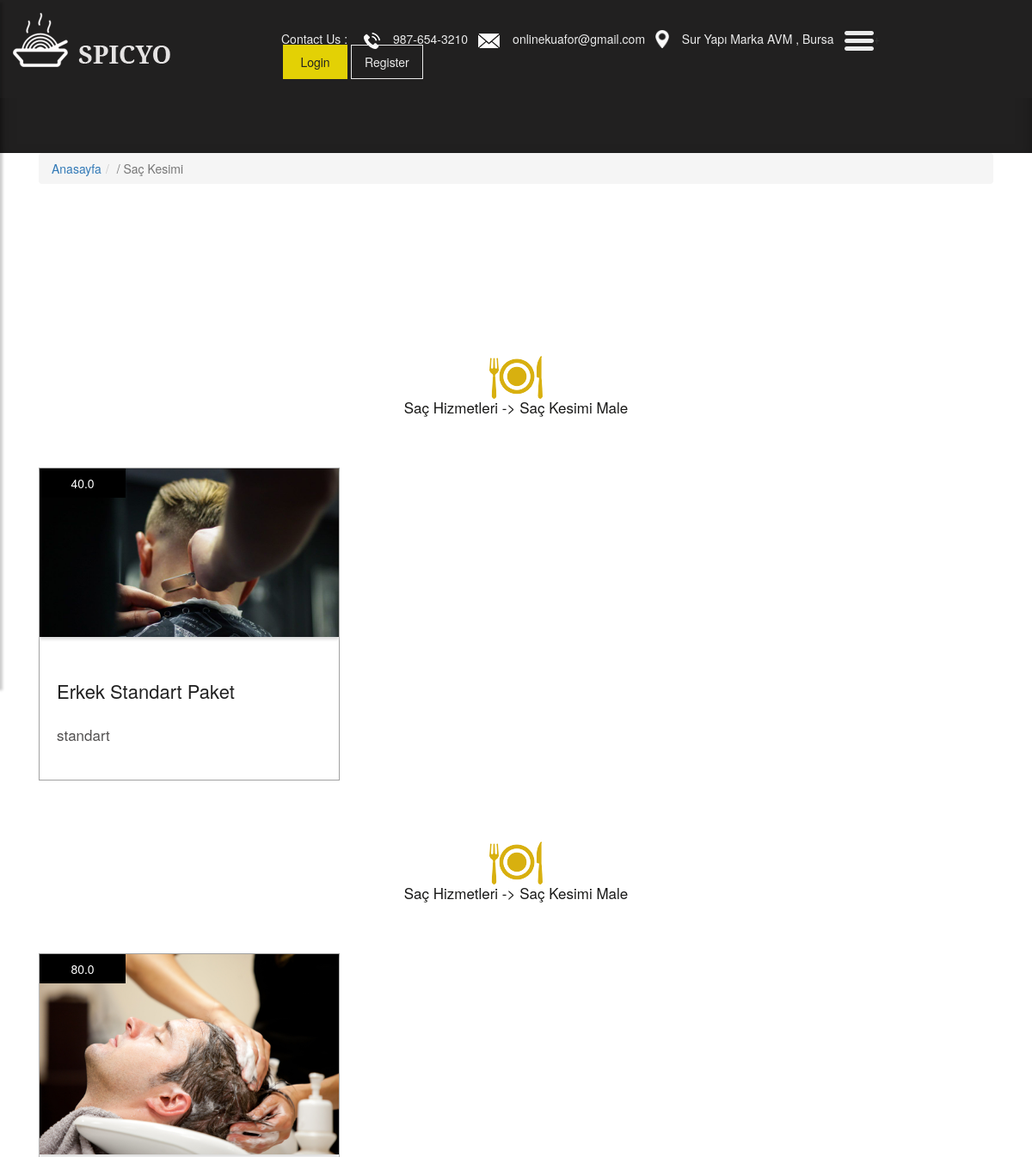
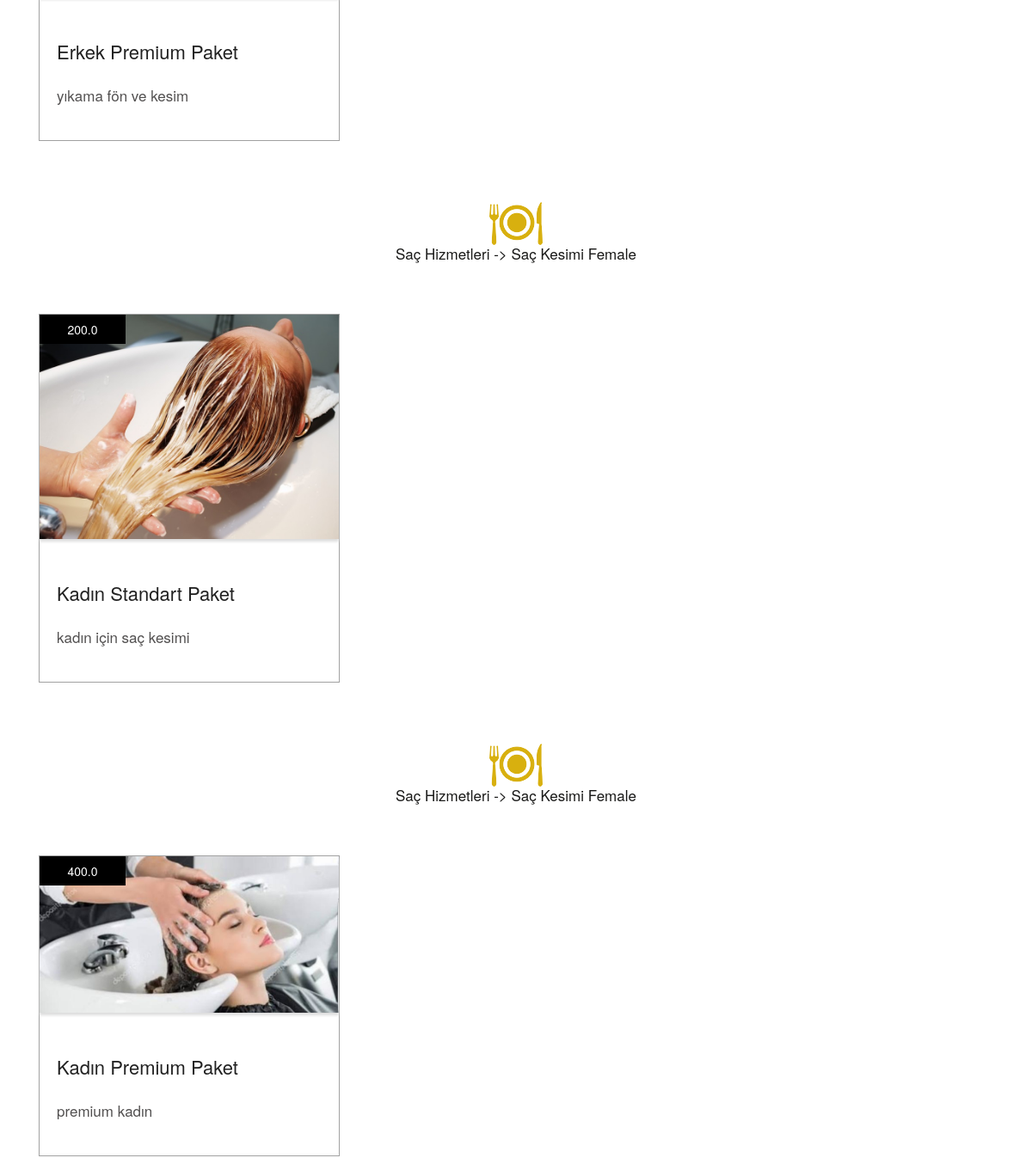
The app's page /category/13/sac-kesimi/ (upper part), older data (2 pictures, top to bottom).
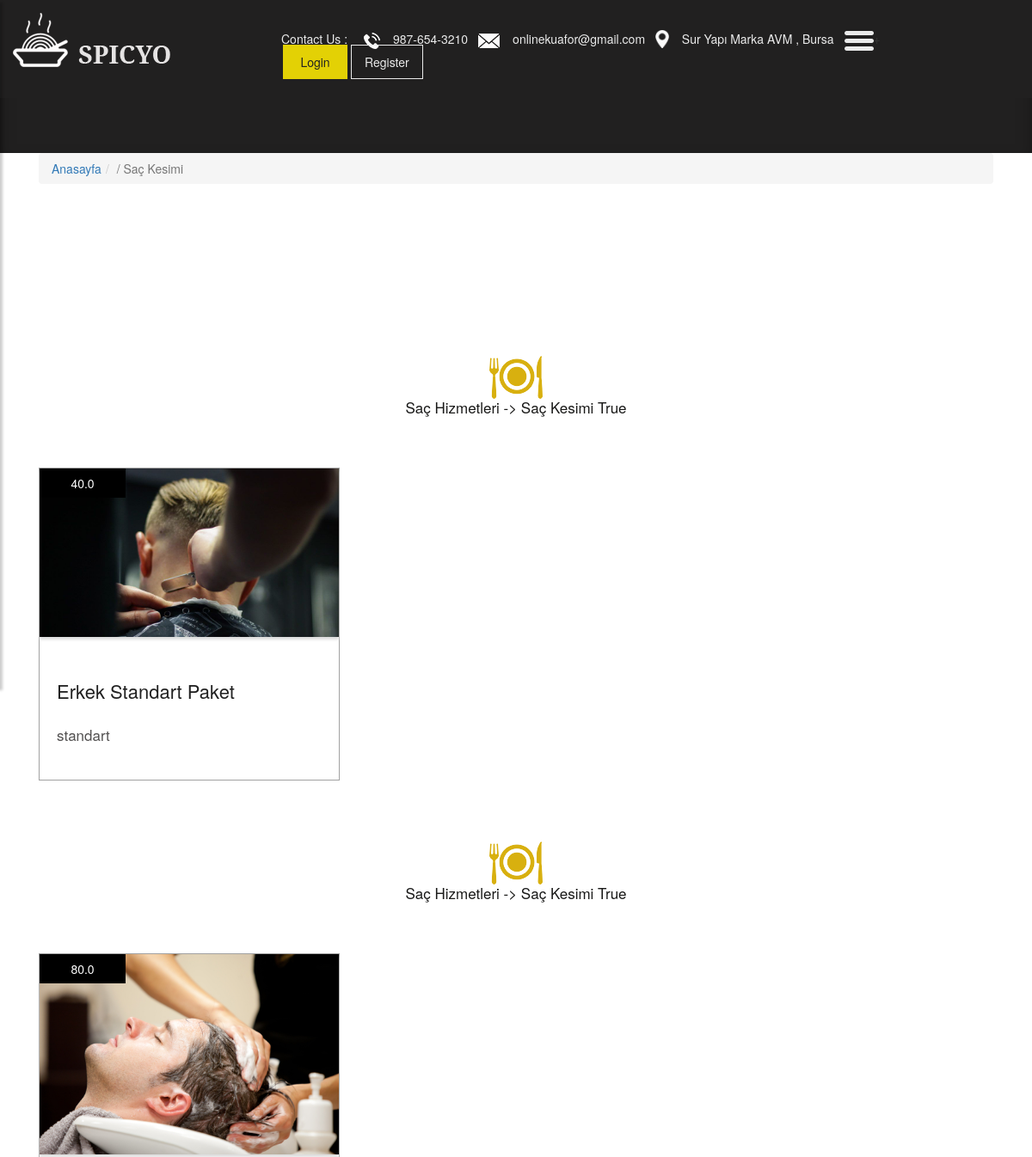
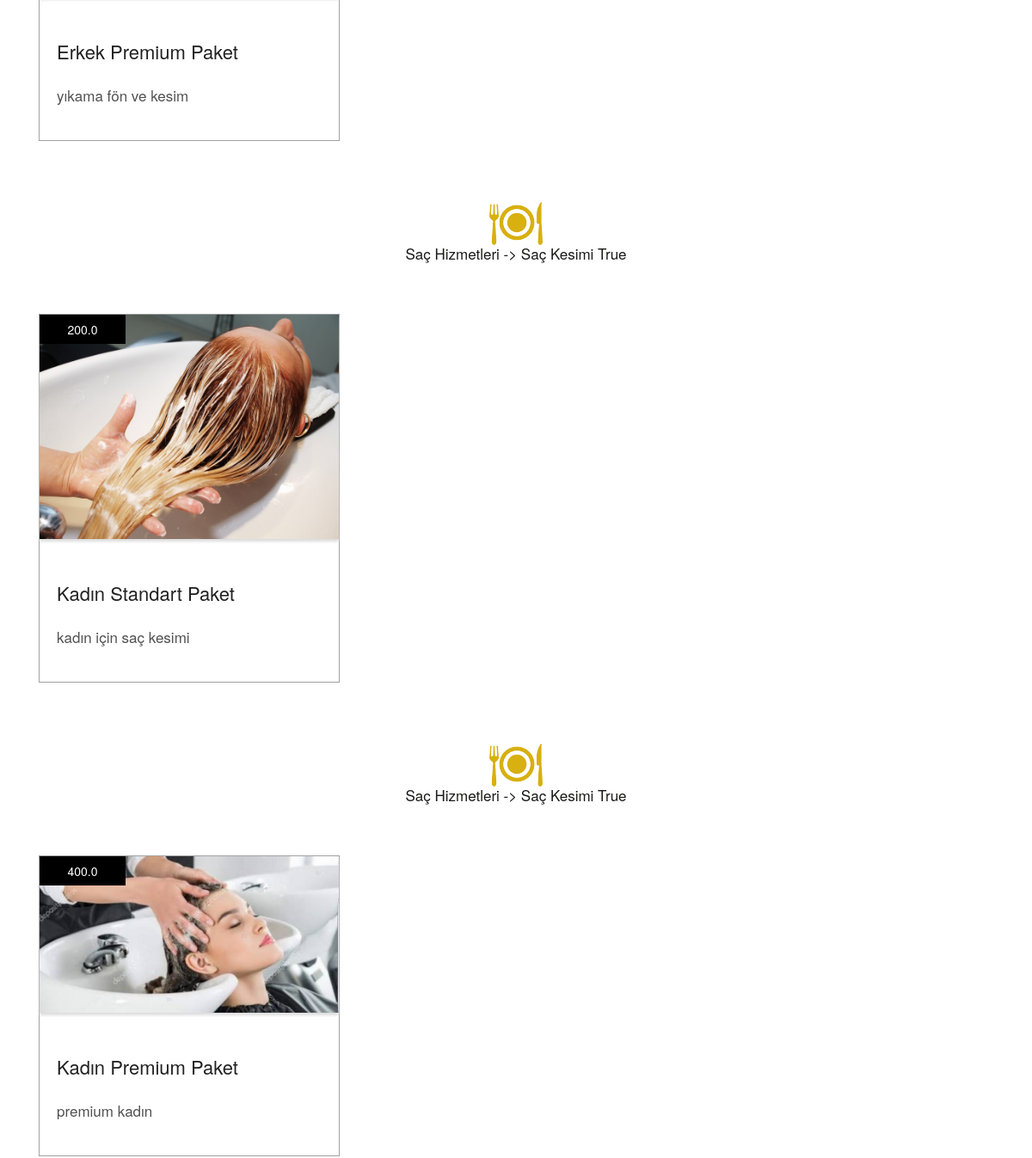
The same page, newer data (2 pictures, top to bottom).
### service/models.py (models this page shows, shortened)
class Service(models.Model):
        STATUS = (
            ('New', 'New'),
            ('True', 'True'),
            ('False', 'False'),
        )
        category = models.ForeignKey(Category, on_delete=models.CASCADE)
        title = models.CharField(max_length=30)
        keyword = models.CharField(max_length=255)
        description = models.CharField(max_length=255)
        image = models.ImageField(blank=True, upload_to='images/')
        price = models.FloatField()
        status = models.CharField(max_length=10, choices=STATUS)
        slug = models.SlugField(blank=True,max_length=150)
        detail = RichTextUploadingField()
        create_at = models.DateTimeField(auto_now_add=True)
        update_at = models.DateTimeField(auto_now=True)

class Category(MPTTModel):
    STATUS = (
        ('Male','Erkek'),
        ('Female', 'Kadın'),
        ('Both', 'İkiside'),
    )
    title = models.CharField(max_length=30)
    description = models.CharField(max_length=255)
    keywords = models.CharField(max_length=255)
    image = models.ImageField(blank=True, upload_to='images/')
    status = models.CharField(max_length=10, choices=STATUS)
    slug = models.SlugField()
    parent = TreeForeignKey('self',blank=True, null=True, related_name='children', on_delete=models.CASCADE)
    create_at = models.DateTimeField(auto_now_add=True)
    update_ate = models.DateTimeField(auto_now=True)
    class MPTTMeta:
        order_insertion_by = ['title']
    def __str__(self):
     full_path = [self.title]
     k = self.parent
     while k is not None:
        full_path.append(k.title)
        k = k.parent
     return ' -> '.join(full_path[::-1])
    def image_tag(self):
        return mark_safe('<img src="{}" height="50"/>'.format(self.image.url))
    image_tag.short_description = 'Image'

### home/views.py (the view)
# urls.py: path('category/<int:id>/<slug:slug>/', views.category_services, name='category_services'),
def category_services(request,id,slug):
    category = Category.objects.all()
    categorydata = Category.objects.get(pk=id)
    services = Service.objects.filter(category_id=id)
    context = {'services':services,
               'category': category,
               'categorydata' : categorydata
               }
    return render(request,'services.html',context)

### home/templates/services.html (shortened to what this page needs)
{% extends "homebase.html" %}
{% block slider %}
{% include "slider.html" %}
{% endblock %}
{% block content %}
    <div id="breadcrumb">
            <div class="container">
                <ul class="breadcrumb">
                    <li><a href="/">Anasayfa</a></li>
                    <li class="active">/ {{ categorydata.title }}</li>
                </ul>
            </div>
    </div>
    <div class="section">
            <div class="container">
                <div class="row">
<div class="blog">
  <div class="container">
    <div class="row">
     {% for rs in services %}
      <div class="col-md-12">
        <div class="title">
          <i><img src="images/title.png" alt="#"/></i>
          <span>{{ rs.category }} {{ rs.status }}</span>
        </div>
      </div>
    </div>
    <div class="row">
      <div class="col-xl-4 col-lg-4 col-md-4 col-sm-12 mar_bottom">
        <div class="blog_box">
          <div class="blog_img_box">
            <figure><img src="{{ rs.image.url }}" alt="#"/>
             <span>{{ rs.price }}</span>
            </figure>
          </div>
          <h3> <a href="/service/{{ rs.id }}/{{ rs.slug }}">{{ rs.title }}</h3></a>
          <p>{{ rs.description }}</p>
            <a href="/service/{{ rs.id }}/{{ rs.slug }}" class="main_bt_border" href="#">Rezerve Et</a>
        </div>
      </div>
                    {% endfor %}
                </div>
            </div>
    </div>
{% endblock %}

Row changes from the older to the newer data that the page shows:
changed Service "Erkek Standart Paket": status "Male" → "True"
changed Service "Erkek Premium Paket": status "Male" → "True"
changed Service "Kadın Standart Paket": status "Female" → "True"
changed Service "Kadın Premium Paket": status "Female" → "True"
